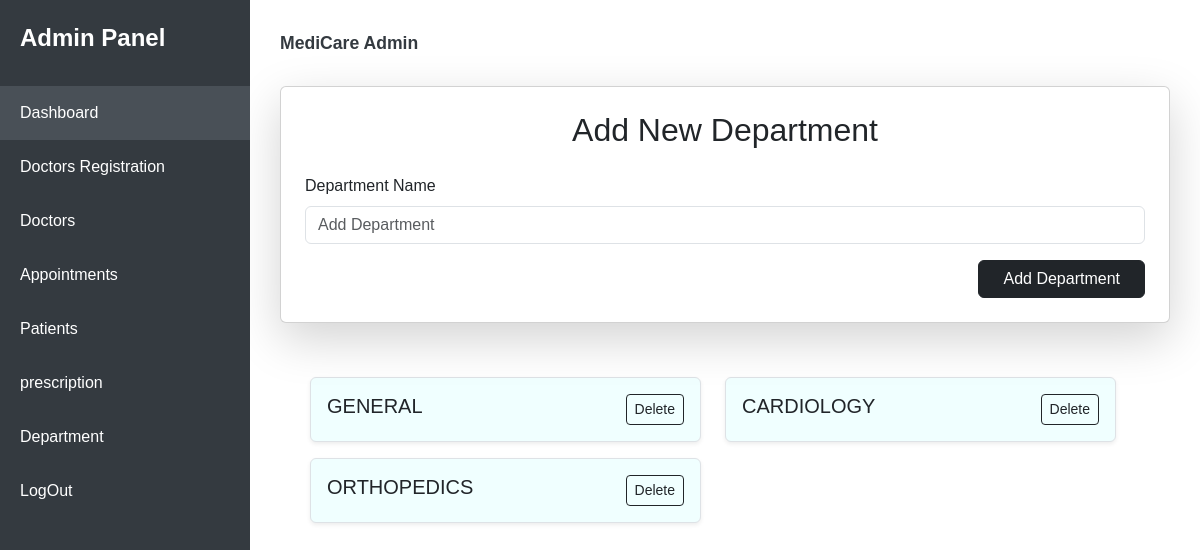
Screenshot of /department with the database file from the repository.
### app/models.py (models this page shows)
class Department(models.Model):
    name = models.CharField(max_length=100)
    max_tokens_per_day = models.IntegerField(default=100)

### app/views.py (the view)
# urls.py: path('department',views.add_Specialization),
def add_Specialization(request):
    if request.method == 'POST':
        dep_name = request.POST['dep_name']
        Department.objects.create(name=dep_name.upper())
        dep = Department.objects.all()  # Use 'departments' instead of 'Department'
        return redirect(add_Specialization)
    else:
        dep = Department.objects.all()
        return render(request, 'admin/add_department.html', {'Departments': dep})

### templates/admin/add_department.html (shortened to what this page needs)
<!DOCTYPE html>
<html lang="en">
<head>
    <link href="https://cdn.jsdelivr.net/npm/bootstrap@5.3.3/dist/css/bootstrap.min.css" rel="stylesheet">
</head>
<body>
    <div class="sidebar">
        <div class="logo">
            Admin Panel
        </div>
        <ul class="nav-links">
            <li><a href="admin_home" class="active">Dashboard</a></li>
            <li><a href="{% url 'register_doctor' %}">Doctors Registration</a></li>
            <li><a href="view_all_doctors">Doctors</a></li>
            <li><a href="admin_view_appointments">Appointments</a></li>
            <li><a href="view_all_patient">Patients</a></li>
            <li><a href="view_all_prescription">prescription</a></li>
            <li><a href="department">Department</a></li>
            <li><a href="logout">LogOut</a></li>
        </ul>
    </div>
<div class="main-content">
        <div class="header">
            <div class="user-profile">MediCare Admin</div>
        </div>
        <main role="main">
            <section class="panel important">
              <div class="card shadow-lg p-4 my-4 admin-card">
                <h2 class="text-center mb-4">Add New Department</h2>
                <form method="post" enctype="multipart/form-data">
                    <div class="mb-3">
                        <label for="d_name" class="form-label">Department Name</label>
                        <input type="text" class="form-control" id="dep_name" name="dep_name" placeholder="Add Department" required>
                    </div>
                    <div class="d-flex justify-content-end">
                        <button type="submit" class="btn btn-dark px-4">Add Department</button>
                    </div>
                </form>
            </div>
            <div class="main-content mt-0 ms-0 w-100">
                <div class="row w-100">
                    {% for dep in Departments %}
                    <div class="col-12 mb-3 d-flex w-50">
                        <div class="d-flex w-100 align-items-center border p-3 rounded shadow-sm" style="background-color: azure;">
                            <div class="ml-3 w-100">
                                <div class="d-flex justify-content-between">
                                    <h5 class="mb-0 text-truncate">{{ dep.name }}</h5>
                                    <a href="{% url 'delete_Specialization' dep.id %}" class="btn btn-outline-dark btn-sm" onclick="return confirm('Are you sure you want to delete this category?');">
                                         Delete
                                    </a>
                                </div>
                            </div>
                        </div>
                    </div>
                    {% endfor %}
                </div>
            </div>
        </div>
</body>
</html>

### templates/admin/add_department.html (style rules this page uses)
:root { --sidebar-width: 250px; --primary-color: #343a40; --hover-color: #495057; --transition-speed: 0.3s; }
body { font-family: 'Arial', sans-serif; background-color: #ffffff; margin: 0; overflow-x: hidden; }
.sidebar { position: fixed; top: 0; left: 0; width: var(--sidebar-width); height: 100vh; background-color: var(--primary-color); color: white; padding-top: 20px; transition: transform var(--transition-speed); z-index: 1000; }
.sidebar .logo { font-size: 1.5rem; font-weight: bold; padding: 0 20px 30px; display: flex; align-items: center; justify-content: space-between; }
.nav-links { list-style: none; padding: 0; margin: 0; }
.nav-links li a { color: white; text-decoration: none; display: block; padding: 15px 20px; transition: background-color var(--transition-speed); }
.nav-links li a:hover, .nav-links li a.active { background-color: var(--hover-color); }
.main-content { margin-left: var(--sidebar-width); padding: 30px; transition: margin var(--transition-speed); }
.header { display: flex; justify-content: space-between; align-items: center; margin-bottom: 30px; flex-wrap: wrap; gap: 15px; }
.user-profile { font-size: 1.1rem; font-weight: bold; color: var(--primary-color); }

### rows the page displays
Department: name "GENERAL"
Department: name "CARDIOLOGY"
Department: name "ORTHOPEDICS"
